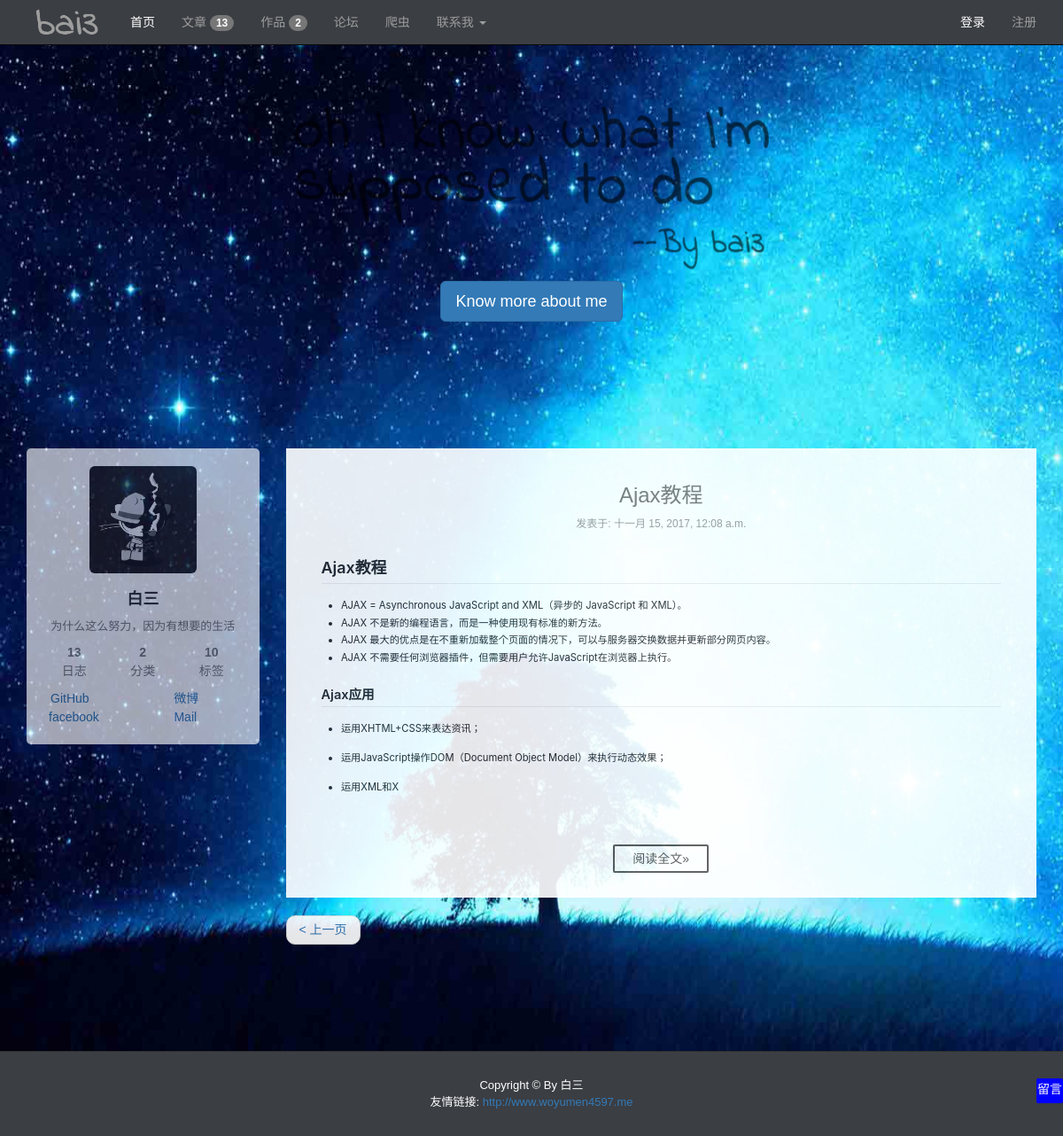
The app's page /?page=5 with its own data.
### index/models.py (models this page shows, shortened)
class Article(models.Model):
    title = models.CharField(max_length=100, verbose_name="文章标题")
    type = models.CharField(max_length=20, default='note', verbose_name="文章类别")
    tag = models.CharField(max_length=100, verbose_name="文章标签")
    pub_time = models.DateTimeField(default=timezone.now, verbose_name="文章创建时间")
    body = models.TextField(verbose_name="文章内容")
    class Meta:
        ordering = ('-pub_time',)

### index/views.py (the view)
# urls.py: url(r'^$', index),
def index(request):
    total = common()
    light = 1
    template = get_template('index/index.html')
    articles = Article.objects.all()
    for article in articles:
        article.body = markdown(article.body)
    paginator = Paginator(articles, 3)
    page = request.GET.get('page')
    try:
        articles = paginator.page(page)
    except PageNotAnInteger:
        articles = paginator.page(1)
    except EmptyPage:
        articles = paginator.page(paginator.num_pages)
    html = template.render(locals())
    return HttpResponse(html)

### index/views.py (called while the page is built)
def common():
    work_total = Work.objects.count()
    amount = Article.objects.count()
    tag_amount = Article.objects.values('tag').distinct().count()
    type_amount = Article.objects.values('type').distinct().count()
    return work_total, amount, tag_amount, type_amount

### index/templates/index/index.html (shortened to what this page needs)
{% extends '../layout/base.html' %}
{% block css %}
    <link rel="stylesheet" href="/static/css/common/markdown.css">
{% endblock %}
{% block banner %}
    <div class="jumbotron" style="background: none;margin-top: 50px ">
        <h1>
            <img src="/static/img/common/header.svg" class="img-responsive center-block" style="opacity: .6;width: 627px;">
        </h1>
        <p style="text-align: center"><a class="btn btn-primary btn-lg" href="javascript: alert('简历的github被我删了，以后补齐。')" role="button" target="_blank">Know more about me</a></p>
    </div>
{% endblock %}
{%  block content %}
    {% block aside %}{% include '../layout/aside.html' %}{% endblock %}
    {% block main %}
        <main  class="col-md-9" >
            {% for article in articles %}
            <article>
                <header style="margin-bottom: 30px">
                    <h3 class="text-center">
                        <a href="/index/article/{{ article.id }}" class="text-muted">
                            {{ article.title }}
                        </a>
                    </h3>
                    <div class="text-center" style="color: #999;font-family: 'PingFang SC', 'Microsoft YaHei', sans-serif;font-size: 12px;">
                        发表于: {{ article.pub_time }}
                    </div>
                </header>
                <div class="body markdown-body" style="overflow-y: hidden;min-height: 200px">
                    {{ article.body | truncatechars:400| safe }}
                </div>
                <div class="footer text-center" >
                    <a href="/index/article/{{ article.id }}" class="btn-readmore" role="button">阅读全文»</a>
                </div>
            </article>
            {% endfor %}
            <nav>
                <ul class="pager">
                    {% if articles.has_previous %}
                    <li class="previous"><a  href="?page={{ articles.previous_page_number }}"><span aria-hidden="true"><</span> 上一页</a></li>
                    {% endif %}
                </ul>
            </nav>
        </main>
    {% endblock %}
{% endblock %}

### static/css/index/index.css (style rules this page uses)
body { font: 14px/1.5 "PingFang SC", "Microsoft YaHei", sans-serif; background-color: #ebebeb; background: url('../../img/common/bak2.jpg') no-repeat ; background-size: 100% 100%; background-attachment: fixed; }
article { background: #fff; padding: 20px 10px; margin-bottom: 10px; }
.footer .btn-readmore { color: #555; display: inline-block; padding: 0 20px; font-size: 14px; background: #fff; border-radius: 2px; line-height: 2; margin: 0 4px 8px 4px; border: 2px solid #555; text-decoration: none; transition-property: background-color; transition-duration: 0.2s; transition-timing-function: ease-in-out; transition-delay: 0s; }
article .body { padding: 0 3rem; margin-bottom: 40px; font-size: 0.8em; }
.markdown-body { font-size: 1em; }

### static/css/common/markdown.css (style rules this page uses)
.markdown-body { -ms-text-size-adjust: 100%; -webkit-text-size-adjust: 100%; line-height: 1.5; color: #24292e; font-family: -apple-system, BlinkMacSystemFont, "Segoe UI", Helvetica, Arial, sans-serif, "Apple Color Emoji", "Segoe UI Emoji", "Segoe UI Symbol"; font-size: 16px; line-height: 1.5; word-wrap: break-word; }
.markdown-body h1 { font-size: 2em; margin: 0.67em 0; }
.markdown-body * { box-sizing: border-box; }
.markdown-body h1, .markdown-body h2, .markdown-body h3, .markdown-body h4, .markdown-body h5, .markdown-body h6 { margin-top: 0; margin-bottom: 0; }
.markdown-body h1 { font-size: 24px; font-weight: 600; }
.markdown-body h2 { font-size: 20px; font-weight: 600; }
.markdown-body p { margin-top: 0; margin-bottom: 10px; }
.markdown-body ul, .markdown-body ol { padding-left: 0; margin-top: 0; margin-bottom: 0; }
.markdown-body::before { display: table; content: ""; }
.markdown-body::after { display: table; clear: both; content: ""; }
.markdown-body>*:first-child { margin-top: 0 !important; }
.markdown-body>*:last-child { margin-bottom: 0 !important; }
.markdown-body p, .markdown-body blockquote, .markdown-body ul, .markdown-body ol, .markdown-body dl, .markdown-body table, .markdown-body pre { margin-top: 0; margin-bottom: 16px; }
.markdown-body h1, .markdown-body h2, .markdown-body h3, .markdown-body h4, .markdown-body h5, .markdown-body h6 { margin-top: 24px; margin-bottom: 16px; font-weight: 600; line-height: 1.25; }
.markdown-body h1 { padding-bottom: 0.3em; font-size: 1.6em; border-bottom: 1px solid #eaecef; }
.markdown-body h2 { padding-bottom: 0.3em; font-size: 1.3em; border-bottom: 1px solid #eaecef; }
.markdown-body ul, .markdown-body ol { padding-left: 2em; }
.markdown-body li>p { margin-top: 16px; }
.markdown-body li+li { margin-top: 0.25em; }

### records on screen
Article: title "Ajax教程", pub_time "十一月 15, 2017, 12:08 a.m.", body "Ajax教程 AJAX = Asynchronous JavaScript and XML（异步的 JavaScript 和 XML）。 AJAX 不是新的编程语言，而是一种使用现有标准的新方法。 AJAX 最大的优点是在不重新加载整个页面的情况下，可以与服务器交换数据并更新部分网页内容。 AJAX 不需要任何浏览器插件，但需要用户允许JavaScript在浏览器上执行。 Ajax应用 运用XHTML+CSS来表达资讯； 运用JavaScript操作DOM（Document Object Model）来执行动态效果； 运用XML和X"

### other values on screen
{{ total.1 }} "13"
{{ total.0 }} "2"
{{ total.3 }} "2"
{{ total.2 }} "10"
